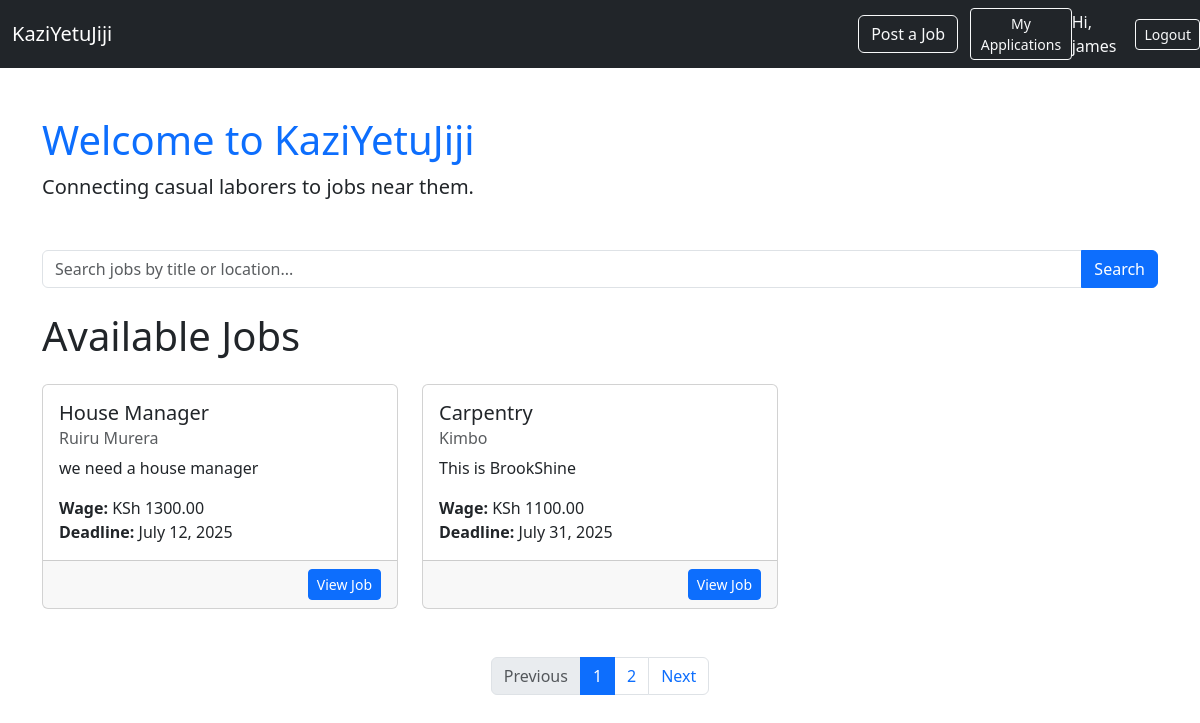
The page / (signed in) on the database its author committed.
### core/models.py (models this page shows, shortened)
class Job(models.Model):
    employer = models.ForeignKey(User, on_delete=models.CASCADE)
    title = models.CharField(max_length=200)
    description = models.TextField()
    location = models.CharField(max_length=100)
    wage = models.DecimalField(max_digits=8, decimal_places=2)
    deadline = models.DateField()
    created_at = models.DateTimeField(auto_now_add=True)

### core/views.py (the view)
# urls.py: 2. Add a URL to urlpatterns:  path('', views.home, name='home')
def home(request):
    query = request.GET.get('q', '')
    job_list = Job.objects.all().order_by('-created_at')
    if query:
        job_list = job_list.filter(
            Q(title__icontains=query) | Q(location__icontains=query)
        )
    paginator = Paginator(job_list, 2)  # Show 6 jobs per page
    page_number = request.GET.get('page')
    jobs = paginator.get_page(page_number)
    return render(request, 'home.html', {'jobs': jobs, 'query': query})

### templates/home.html (shortened to what this page needs)
{% load static %}
<!DOCTYPE html>
<html lang="en">
<head>
    <link rel="stylesheet" href="{% static 'core/css/bootstrap.min.css' %}">
</head>
<body>
    <nav class="navbar navbar-dark bg-dark navbar-expand-lg">
        <div class="container">
            <a class="navbar-brand" href="#">KaziYetuJiji</a>
            <a href="{% url 'post_job' %}" class="btn btn-outline-light ms-auto">Post a Job</a>
        </div>
        <a href="{% url 'job_seeker_dashboard' %}" class="btn btn-outline-light btn-sm">My Applications</a>
        {% if user.is_authenticated %}
                <span class="text-light me-2">Hi, {{ user.username }}</span>
                <form method="post" action="{% url 'logout' %}">
                    <button type="submit" class="btn btn-outline-light btn-sm">Logout</button>
                </form>
        {% else %}
        <div class="ms-auto">
                <a href="{% url 'login' %}" class="btn btn-outline-light btn-sm me-2">Login</a>
                <a href="{% url 'signup' %}" class="btn btn-light btn-sm">Sign Up</a>
            {% endif %}
    </nav>
    <div class="container mt-5">
        <h1 class="text-primary">Welcome to KaziYetuJiji</h1>
        <p class="lead">Connecting casual laborers to jobs near them.</p>
    </div>
    <div class="container mt-5">
        <form method="get" class="mb-4">
            <div class="input-group">
                <input type="text" name="q" class="form-control" placeholder="Search jobs by title or location..." value="{{ query|default:'' }}">
                    <button class="btn btn-primary" type="submit">Search</button>
                </div>
       </form>
    <h1 class="mb-4">Available Jobs</h1>
   <div class="row">
    {% for job in jobs %}
        <div class="col-md-4 mb-4">
            <div class="card h-100">
                <div class="card-body">
                    <h5 class="card-title">{{ job.title }}</h5>
                    <h6 class="card-subtitle mb-2 text-muted">{{ job.location }}</h6>
                    <p class="card-text">{{ job.description|truncatechars:100 }}</p>
                    <p class="card-text">
                        <strong>Wage:</strong> KSh {{ job.wage }} <br>
                        <strong>Deadline:</strong> {{ job.deadline }}
                    </p>
                </div>
                <div class="card-footer text-end">
                    <a href="{% url 'job_detail' job.id %}" class="btn btn-sm btn-primary">View Job</a>
                </div>
            </div>
        </div>
    {% empty %}
        <p class="text-muted">No jobs found matching your search.</p>
    {% endfor %}
    {% if jobs.has_other_pages %}
        <nav aria-label="Page navigation">
        <ul class="pagination justify-content-center mt-4">
            {% if jobs.has_previous %}
            <li class="page-item">
                <a class="page-link" href="?q={{ query }}&page={{ jobs.previous_page_number }}">Previous</a>
            </li>
            {% else %}
            <li class="page-item disabled">
                <span class="page-link">Previous</span>
            </li>
            {% endif %}
            {% for num in jobs.paginator.page_range %}
            {% if jobs.number == num %}
                <li class="page-item active"><span class="page-link">{{ num }}</span></li>
            {% else %}
                <li class="page-item"><a class="page-link" href="?q={{ query }}&page={{ num }}">{{ num }}</a></li>
            {% endif %}
            {% endfor %}
            {% if jobs.has_next %}
            <li class="page-item">
                <a class="page-link" href="?q={{ query }}&page={{ jobs.next_page_number }}">Next</a>
            </li>
            {% else %}
            <li class="page-item disabled">
                <span class="page-link">Next</span>
            </li>
            {% endif %}
        </ul>
        </nav>
        {% endif %}
</div>
</div>
</body>
</html>

### rows shown on the page
Job: title "House Manager", location "Ruiru Murera", description "we need a house manager", wage "1300.00", deadline "July 12, 2025"
Job: title "Carpentry", location "Kimbo", description "This is BrookShine", wage "1100.00", deadline "July 31, 2025"

### other values the page prints
{{ user.username }} "james"
{{ num }} "1"
{{ num }} "2"
